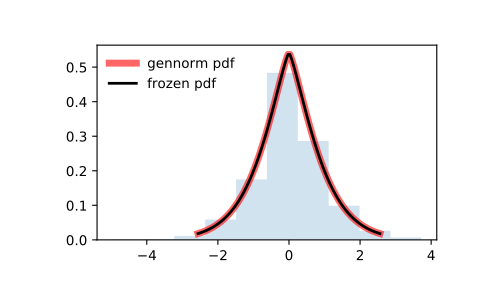

This figure's Python source:
from scipy.stats import gennorm
import matplotlib.pyplot as plt
fig, ax = plt.subplots(1, 1)

# Calculate a few first moments:

beta = 1.3
mean, var, skew, kurt = gennorm.stats(beta, moments='mvsk')

# Display the probability density function (``pdf``):

x = np.linspace(gennorm.ppf(0.01, beta),
                gennorm.ppf(0.99, beta), 100)
ax.plot(x, gennorm.pdf(x, beta),
       'r-', lw=5, alpha=0.6, label='gennorm pdf')

# Alternatively, the distribution object can be called (as a function)
# to fix the shape, location and scale parameters. This returns a "frozen"
# RV object holding the given parameters fixed.

# Freeze the distribution and display the frozen ``pdf``:

rv = gennorm(beta)
ax.plot(x, rv.pdf(x), 'k-', lw=2, label='frozen pdf')

# Check accuracy of ``cdf`` and ``ppf``:

vals = gennorm.ppf([0.001, 0.5, 0.999], beta)
np.allclose([0.001, 0.5, 0.999], gennorm.cdf(vals, beta))
# True

# Generate random numbers:

r = gennorm.rvs(beta, size=1000)

# And compare the histogram:

ax.hist(r, density=True, histtype='stepfilled', alpha=0.2)
ax.legend(loc='best', frameon=False)
plt.show()
